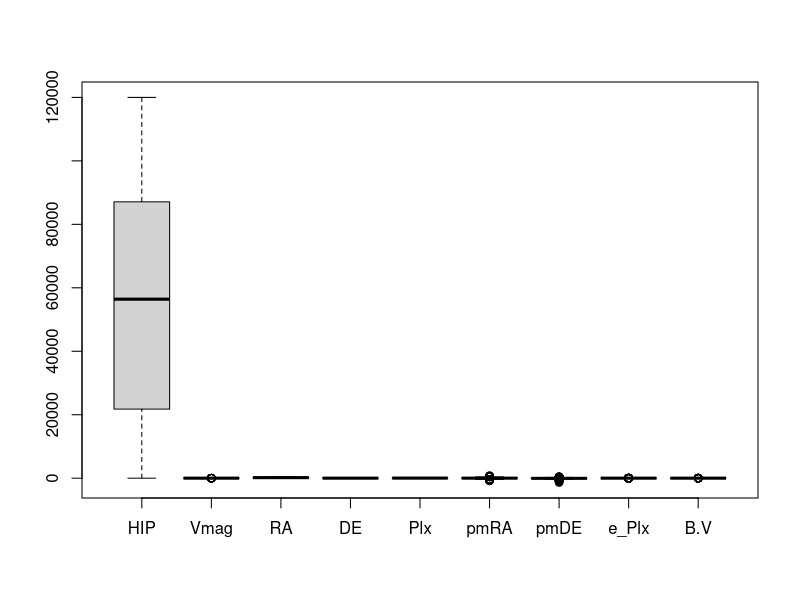
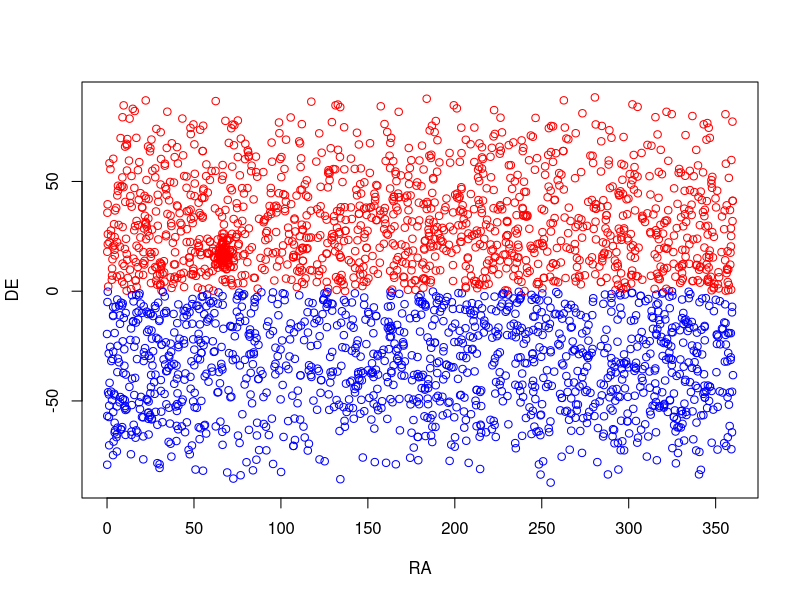
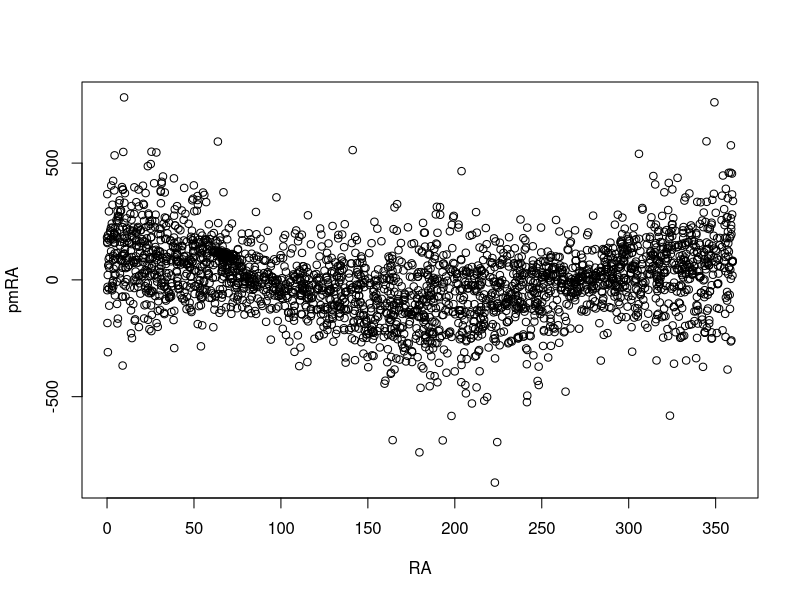
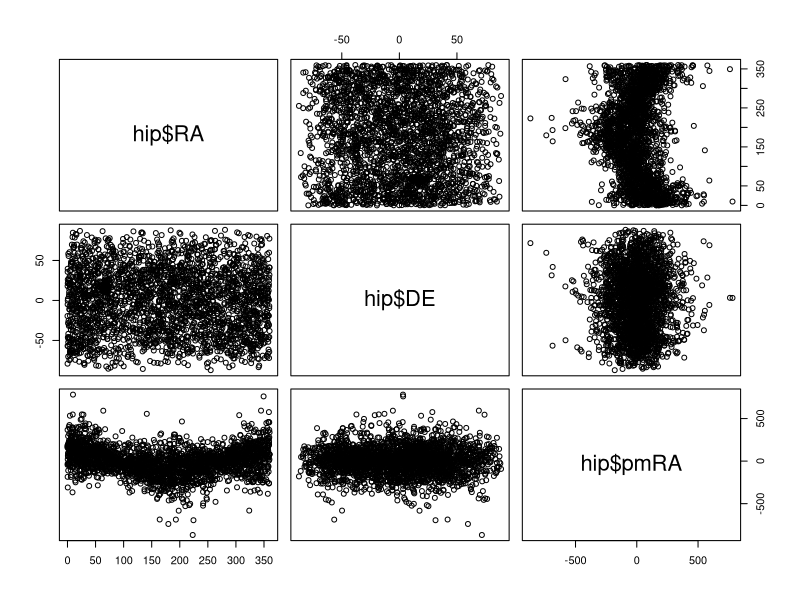
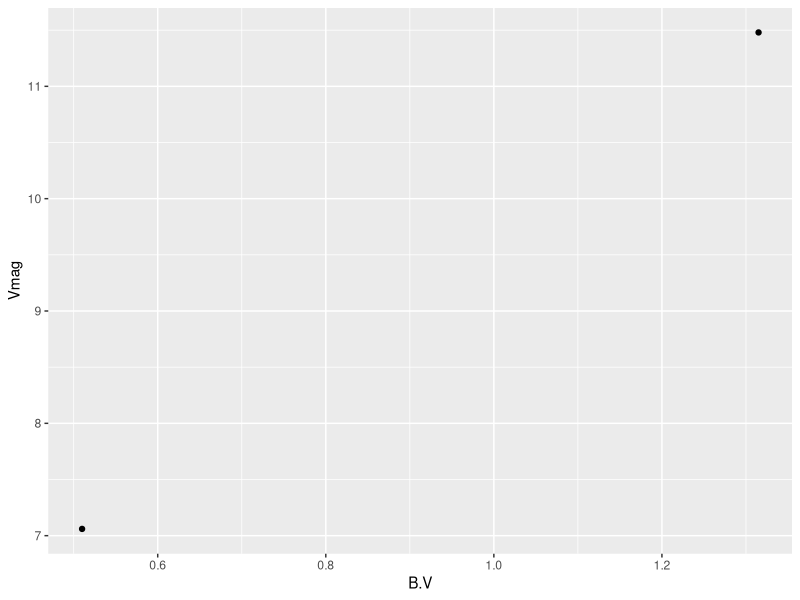

Generate these figures, in order, with R:
## ---- chunk 1
knitr::opts_chunk$set(echo = TRUE)
## ---- chunk 2
hip  <- read.table("./HIP_star.dat", header=T,fill=T)
## ---- chunk 3
str(hip)
## ---- chunk 4
hip['RA']
## ---- chunk 5
sapply(hip,mean,na.rm=T)
sapply(hip,median,na.rm=T)
## ---- chunk 6
sapply(hip,range,na.rm=T)
## ---- chunk 7
sapply(hip['RA'],var,na.rm=T)
sapply(hip['RA'],sd,na.rm=T)
sapply(hip['RA'],mad,na.rm=T)
## ---- chunk 8
f = function(x) c(median(x), mad(x))  
f(hip[,3])
## ---- chunk 9
apply(hip,2,f)
## ---- chunk 10
quantile(hip['RA'], probs = seq(0,1,0.1), na.rm=T)[2]
quantile(hip['RA'], probs = seq(0,1,0.1), na.rm=T)[6]
## ---- chunk 11
quantile(hip['RA'],na.rm=T)
## ---- chunk 12
 hasNA = function(x) any(is.na(x)) 
apply(hip,2,hasNA)
## ---- chunk 13
min(hip['B.V'])
hip1 = na.omit(hip)
## ---- chunk 14
sapply(hip1,mean)
## ---- chunk 15
boxplot(hip)
## ---- chunk 16
plot(hip$RA,hip$DE,col = ifelse(hip$DE>0,"red","blue"),xlab="RA",ylab="DE")
## ---- chunk 17
plot(hip$RA,hip$pmRA,xlab="RA",ylab="pmRA")
## ---- chunk 18
pairs(~hip$RA+hip$DE+hip$pmRA)
## ---- chunk 19
library(tidyverse)
hyades = hip %>% filter((RA < 100 & RA < 50 & DE < 25 & DE > 0 & pmRA < 130 & pmRA > 90 & pmDE > -60 & pmDE < -10 & e_Plx < 5) & (Vmag > 4 | B.V < 0.2))
str(hyades)
ggplot(hyades, aes(x=B.V, y=Vmag)) + geom_point()
## ---- chunk 20
head(iris)
summary(iris)
